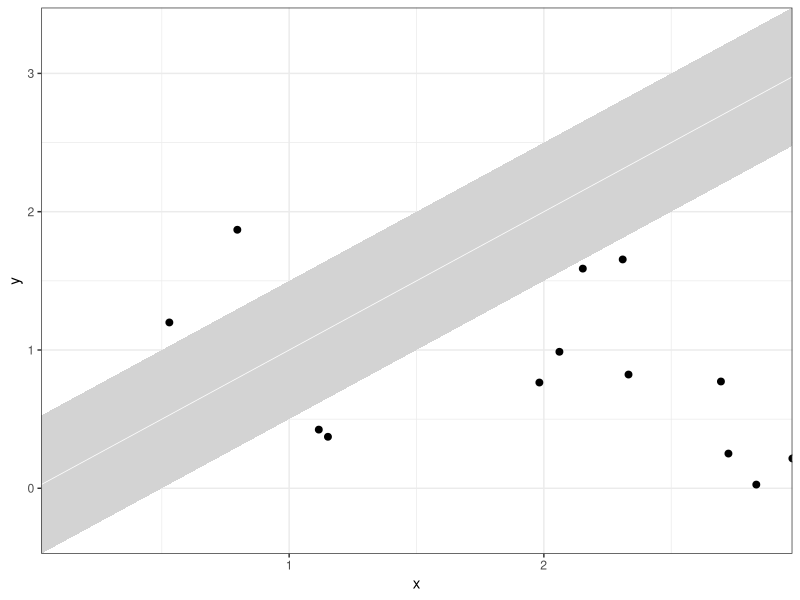

The R script that drew this image:
library(ggplot2)

set.seed(1)
x = runif(20,0,3)
y = runif(20,0,2)

ciVal <- 0.5
myMax = max(c(x,y))
myMin = min(c(x,y))
keep <- abs(x - y) >= ciVal

data <- data.frame(dp = paste0("DataPoint",1:sum(keep==TRUE)), x = x[keep], y = y[keep])
data$dp <- as.character(data$dp)
data2 <- data.frame(x = c(myMin, myMax), y = c(myMin, myMax))

ggplot(data = data, aes(x=x,y=y)) +
  geom_point(size=2) +
  geom_ribbon(data=data2, aes(x=x, ymin = y-ciVal, ymax = y+ciVal), fill = "lightgrey") +
  geom_abline(intercept = 0, color = "white", size = 0.25) +
  scale_x_continuous(limits = c(myMin, myMax)) +
  scale_y_continuous(limits = c(myMin, myMax)) +
  scale_x_continuous(expand = c(0, 0)) + scale_y_continuous(expand = c(0, 0)) +
  theme_bw()
